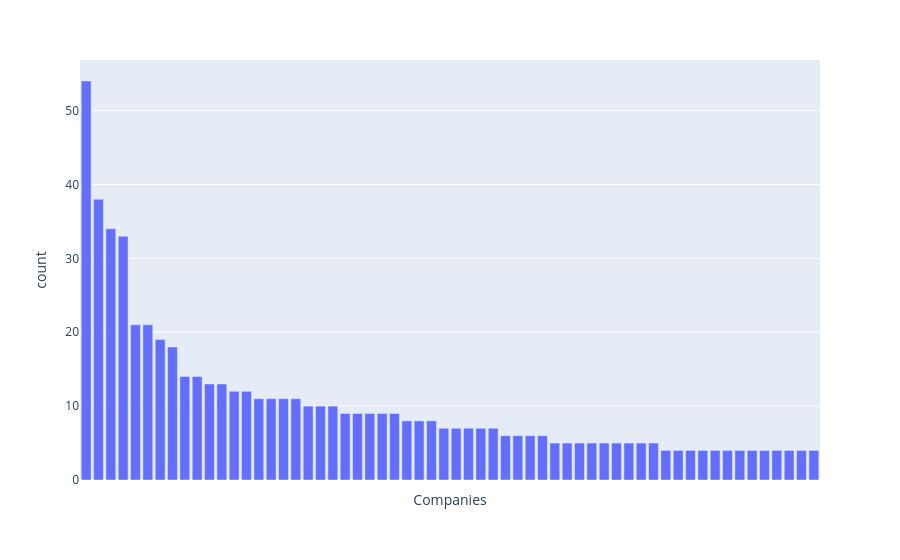

This figure's notebook cell:
### Code cell
fig = px.bar(sorted_companies[:60], x="company", y="count", labels={'company':'Companies'})
fig.update_xaxes(showticklabels=False)
fig.show()

### Figure 1 — Plotly figure (JSON) as saved in the notebook; plotly's stock layout.template omitted (floating-point values rounded to 4 significant figures)
{"data": [{"alignmentgroup": "True", "hovertemplate": "Companies=%{x}<br>count=%{y}<extra></extra>", "legendgroup": "", "marker": {"color": "#636efa", "pattern": {"shape": ""}}, "name": "", "offsetgroup": "", "orientation": "v", "showlegend": false, "textposition": "auto", "type": "bar", "x": ["Permanent", "Internship", "Natixis", "BNP Paribas", "Crédit Agricole CIB", "Société Générale", "Societe Generale Corporate and Investment Banking - SGCIB", "Full-time", "Qube Research & Technologies · Permanent", "Qube Research & Technologies", "BNP Paribas CIB · Internship", "Société Générale · Permanent", "Amundi", "Natixis Corporate & Investment Banking · Internship", "Squarepoint Capital", "BNP Paribas Asset Management", "BNP Paribas CIB · Permanent", "Natixis Corporate & Investment Banking · Permanent", "Societe Generale Corporate and Investment Banking - SGCIB · Permanent", "Societe Generale Corporate and Investment Banking - SGCIB · Internship", "BNP Paribas · Permanent", "Natixis · Permanent", "Mazars · Permanent", "Crédit Agricole CIB · Permanent", "AXA Investment Managers", "Natixis Corporate & Investment Banking", "BNP Paribas CIB", "Societe Generale", "Thomson Reuters", "Société Générale · Internship", "Natixis · Internship", "Crédit Agricole CIB · Internship", "Qube Research & Technologies · Internship", "Millennium", "Misys", "HSBC", "BNP Paribas · Internship", "BNP Paribas Asset Management · Permanent", "Groupe BPCE", "JPMorgan Chase & Co.", "Banque de France · Permanent", "Ostrum Asset Management · Internship", "BNP Paribas CIB · Contract", "Morgan Stanley", "Refinitiv, an LSEG business", "Ostrum Asset Management", "Exiom Partners · Permanent", "Squarepoint Capital · Permanent", "HSBC · Internship", "BNP Paribas Asset Management · Internship", "Exane", "Groupe BPCE · Internship", "AWALEE CONSULTING by Canopee Group · Permanent", "Bpifrance", "Mosaic Finance", "Apprenticeship", "HSBC · Permanent", "Groupe Crédit Agricole", "Cubist Systematic Strategies", "Natixis Asset Management"], "xaxis": "x", "y": [54, 38, 34, 33, 21, 21, 19, 18, 14, 14, 13, 13, 12, 12, 11, 11, 11, 11, 10, 10, 10, 9, 9, 9, 9, 9, 8, 8, 8, 7, 7, 7, 7, 7, 6, 6, 6, 6, 5, 5, 5, 5, 5, 5, 5, 5, 5, 4, 4, 4, 4, 4, 4, 4, 4, 4, 4, 4, 4, 4], "yaxis": "y"}], "layout": {"barmode": "relative", "legend": {"tracegroupgap": 0}, "margin": {"t": 60}, "xaxis": {"anchor": "y", "domain": [0, 1], "showticklabels": false, "title": {"text": "Companies"}}, "yaxis": {"anchor": "x", "domain": [0, 1], "title": {"text": "count"}}}}
